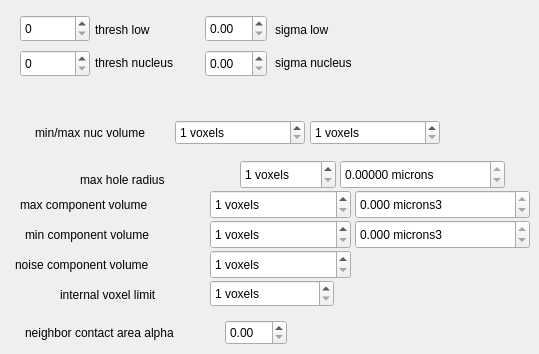
     <widget class="QWidget" name="tab_7">
      <attribute name="title">
       <string>EDGE4D</string>
      </attribute>
      <widget class="QSpinBox" name="spinThreshLow">
       <property name="geometry">
        <rect>
         <x>20</x>
         <y>15</y>
         <width>70</width>
         <height>27</height>
        </rect>
       </property>
       <property name="maximum">
        <number>255</number>
       </property>
       <property name="singleStep">
        <number>1</number>
       </property>
      </widget>
      <widget class="QLabel" name="label_34">
       <property name="geometry">
        <rect>
         <x>95</x>
         <y>20</y>
         <width>77</width>
         <height>19</height>
        </rect>
       </property>
       <property name="text">
        <string>thresh low</string>
       </property>
      </widget>
      <widget class="QDoubleSpinBox" name="spinSigmaLow">
       <property name="geometry">
        <rect>
         <x>205</x>
         <y>15</y>
         <width>62</width>
         <height>27</height>
        </rect>
       </property>
       <property name="singleStep">
        <double>0.100000000000000</double>
       </property>
      </widget>
      <widget class="QLabel" name="label_26">
       <property name="geometry">
        <rect>
         <x>25</x>
         <y>225</y>
         <width>170</width>
         <height>19</height>
        </rect>
       </property>
       <property name="text">
        <string>min component volume</string>
       </property>
      </widget>
      <widget class="QSpinBox" name="spinMaxCompVol">
       <property name="geometry">
        <rect>
         <x>210</x>
         <y>190</y>
         <width>141</width>
         <height>29</height>
        </rect>
       </property>
       <property name="suffix">
        <string> voxels</string>
       </property>
       <property name="minimum">
        <number>1</number>
       </property>
       <property name="maximum">
        <number>9000000</number>
       </property>
       <property name="singleStep">
        <number>10</number>
       </property>
      </widget>
      <widget class="QLabel" name="label_25">
       <property name="geometry">
        <rect>
         <x>20</x>
         <y>195</y>
         <width>177</width>
         <height>19</height>
        </rect>
       </property>
       <property name="text">
        <string>max component volume</string>
       </property>
      </widget>
      <widget class="QSpinBox" name="spinMinCompVol">
       <property name="geometry">
        <rect>
         <x>210</x>
         <y>220</y>
         <width>141</width>
         <height>29</height>
        </rect>
       </property>
       <property name="suffix">
        <string> voxels</string>
       </property>
       <property name="minimum">
        <number>1</number>
       </property>
       <property name="maximum">
        <number>9000000</number>
       </property>
       <property name="singleStep">
        <number>10</number>
       </property>
      </widget>
      <widget class="QDoubleSpinBox" name="spinMaxCompVolMicrons">
       <property name="enabled">
        <bool>true</bool>
       </property>
       <property name="geometry">
        <rect>
         <x>355</x>
         <y>190</y>
         <width>175</width>
         <height>29</height>
        </rect>
       </property>
       <property name="readOnly">
        <bool>true</bool>
       </property>
       <property name="suffix">
        <string> microns3</string>
       </property>
       <property name="decimals">
        <number>3</number>
       </property>
       <property name="maximum">
        <double>1000000000.000000000000000</double>
       </property>
      </widget>
      <widget class="QDoubleSpinBox" name="spinMaxHoleRadMicrons">
       <property name="enabled">
        <bool>true</bool>
       </property>
       <property name="geometry">
        <rect>
         <x>340</x>
         <y>160</y>
         <width>165</width>
         <height>29</height>
        </rect>
       </property>
       <property name="readOnly">
        <bool>true</bool>
       </property>
       <property name="suffix">
        <string> microns</string>
       </property>
       <property name="decimals">
        <number>5</number>
       </property>
       <property name="maximum">
        <double>200.000000000000000</double>
       </property>
      </widget>
      <widget class="QDoubleSpinBox" name="spinMinCompVolMicrons">
       <property name="enabled">
        <bool>true</bool>
       </property>
       <property name="geometry">
        <rect>
         <x>355</x>
         <y>220</y>
         <width>175</width>
         <height>29</height>
        </rect>
       </property>
       <property name="readOnly">
        <bool>true</bool>
       </property>
       <property name="suffix">
        <string> microns3</string>
       </property>
       <property name="decimals">
        <number>3</number>
       </property>
       <property name="maximum">
        <double>1000000000.000000000000000</double>
       </property>
      </widget>
      <widget class="QSpinBox" name="spinMaxHoleRad">
       <property name="geometry">
        <rect>
         <x>240</x>
         <y>160</y>
         <width>96</width>
         <height>29</height>
        </rect>
       </property>
       <property name="suffix">
        <string> voxels</string>
       </property>
       <property name="minimum">
        <number>1</number>
       </property>
      </widget>
      <widget class="QLabel" name="label_21">
       <property name="geometry">
        <rect>
         <x>80</x>
         <y>170</y>
         <width>119</width>
         <height>19</height>
        </rect>
       </property>
       <property name="text">
        <string>max hole radius</string>
       </property>
      </widget>
      <widget class="QLabel" name="label_32">
       <property name="geometry">
        <rect>
         <x>275</x>
         <y>20</y>
         <width>73</width>
         <height>19</height>
        </rect>
       </property>
       <property name="text">
        <string>sigma low</string>
       </property>
      </widget>
      <widget class="QSpinBox" name="spinInternalLimit">
       <property name="geometry">
        <rect>
         <x>210</x>
         <y>280</y>
         <width>124</width>
         <height>27</height>
        </rect>
       </property>
       <property name="suffix">
        <string> voxels</string>
       </property>
       <property name="minimum">
        <number>1</number>
       </property>
       <property name="maximum">
        <number>9000000</number>
       </property>
       <property name="singleStep">
        <number>10</number>
       </property>
      </widget>
      <widget class="QLabel" name="label_33">
       <property name="geometry">
        <rect>
         <x>60</x>
         <y>285</y>
         <width>140</width>
         <height>19</height>
        </rect>
       </property>
       <property name="text">
        <string>internal voxel limit</string>
       </property>
      </widget>
      <widget class="QLabel" name="label_36">
       <property name="geometry">
        <rect>
         <x>60</x>
         <y>250</y>
         <width>140</width>
         <height>19</height>
        </rect>
       </property>
       <property name="text">
        <string/>
       </property>
      </widget>
      <widget class="QSpinBox" name="spinNoiseCompVol">
       <property name="geometry">
        <rect>
         <x>210</x>
         <y>250</y>
         <width>141</width>
         <height>29</height>
        </rect>
       </property>
       <property name="suffix">
        <string> voxels</string>
       </property>
       <property name="minimum">
        <number>1</number>
       </property>
       <property name="maximum">
        <number>9000000</number>
       </property>
       <property name="singleStep">
        <number>10</number>
       </property>
      </widget>
      <widget class="QLabel" name="label_37">
       <property name="geometry">
        <rect>
         <x>15</x>
         <y>255</y>
         <width>181</width>
         <height>19</height>
        </rect>
       </property>
       <property name="text">
        <string>noise component volume</string>
       </property>
      </widget>
      <widget class="QSpinBox" name="spinThreshNuc">
       <property name="geometry">
        <rect>
         <x>20</x>
         <y>50</y>
         <width>70</width>
         <height>27</height>
        </rect>
       </property>
       <property name="maximum">
        <number>255</number>
       </property>
       <property name="singleStep">
        <number>1</number>
       </property>
      </widget>
      <widget class="QDoubleSpinBox" name="spinSigmaNuc">
       <property name="geometry">
        <rect>
         <x>205</x>
         <y>50</y>
         <width>62</width>
         <height>27</height>
        </rect>
       </property>
       <property name="singleStep">
        <double>0.100000000000000</double>
       </property>
      </widget>
      <widget class="QLabel" name="label_43">
       <property name="geometry">
        <rect>
         <x>275</x>
         <y>55</y>
         <width>91</width>
         <height>16</height>
        </rect>
       </property>
       <property name="text">
        <string>sigma nucleus</string>
       </property>
      </widget>
      <widget class="QLabel" name="label_44">
       <property name="geometry">
        <rect>
         <x>95</x>
         <y>55</y>
         <width>93</width>
         <height>16</height>
        </rect>
       </property>
       <property name="text">
        <string>thresh nucleus</string>
       </property>
      </widget>
      <widget class="QLabel" name="label_14">
       <property name="geometry">
        <rect>
         <x>35</x>
         <y>125</y>
         <width>135</width>
         <height>16</height>
        </rect>
       </property>
       <property name="text">
        <string>min/max nuc volume</string>
       </property>
      </widget>
      <widget class="QSpinBox" name="spinMinNucVol">
       <property name="geometry">
        <rect>
         <x>175</x>
         <y>120</y>
         <width>130</width>
         <height>25</height>
        </rect>
       </property>
       <property name="suffix">
        <string> voxels</string>
       </property>
       <property name="minimum">
        <number>1</number>
       </property>
       <property name="maximum">
        <number>9000000</number>
       </property>
       <property name="singleStep">
        <number>10</number>
       </property>
      </widget>
      <widget class="QSpinBox" name="spinMaxNucVol">
       <property name="geometry">
        <rect>
         <x>310</x>
         <y>120</y>
         <width>130</width>
         <height>25</height>
        </rect>
       </property>
       <property name="suffix">
        <string> voxels</string>
       </property>
       <property name="minimum">
        <number>1</number>
       </property>
       <property name="maximum">
        <number>9000000</number>
       </property>
       <property name="singleStep">
        <number>10</number>
       </property>
      </widget>
      <widget class="QLabel" name="label_55">
       <property name="geometry">
        <rect>
         <x>25</x>
         <y>325</y>
         <width>177</width>
         <height>16</height>
        </rect>
       </property>
       <property name="text">
        <string>neighbor contact area alpha</string>
       </property>
      </widget>
      <widget class="QDoubleSpinBox" name="spinNeighborContactAlpha">
       <property name="geometry">
        <rect>
         <x>225</x>
         <y>320</y>
         <width>62</width>
         <height>25</height>
        </rect>
       </property>
       <property name="maximum">
        <double>1.000000000000000</double>
       </property>
       <property name="singleStep">
        <double>0.010000000000000</double>
       </property>
      </widget>
     </widget>
